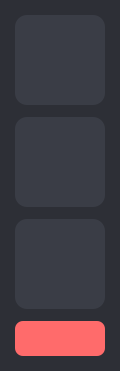
<?xml version="1.0" encoding="UTF-8"?>
<ui version="4.0">
 <class>MainWindow</class>
 <widget class="QMainWindow" name="MainWindow">
  <property name="windowModality">
   <enum>Qt::NonModal</enum>
  </property>
  <property name="enabled">
   <bool>true</bool>
  </property>
  <property name="geometry">
   <rect>
    <x>0</x>
    <y>0</y>
    <width>120</width>
    <height>371</height>
   </rect>
  </property>
  <property name="sizePolicy">
   <sizepolicy hsizetype="Fixed" vsizetype="Fixed">
    <horstretch>0</horstretch>
    <verstretch>0</verstretch>
   </sizepolicy>
  </property>
  <property name="minimumSize">
   <size>
    <width>120</width>
    <height>358</height>
   </size>
  </property>
  <property name="maximumSize">
   <size>
    <width>150</width>
    <height>16777215</height>
   </size>
  </property>
  <property name="windowTitle">
   <string>CapturePen</string>
  </property>
  <property name="windowIcon">
   <iconset>
    <normaloff>app_icon.ico</normaloff>app_icon.ico</iconset>
  </property>
  <property name="styleSheet">
   <string notr="true">
/* Ana Pencere Stili */
QMainWindow {
    background-color: #2d2f36; /* Koyu gri arkaplan */
    border-radius: 12px; /* Yuvarlak köşeler */
    color: #f0f0f0; /* Açık renk yazı */
    font-family: 'Segoe UI', sans-serif; /* Yazı tipi */
}
</string>
  </property>
  <widget class="QWidget" name="centralwidget">
   <layout class="QGridLayout" name="gridLayout">
    <property name="leftMargin">
     <number>15</number>
    </property>
    <property name="topMargin">
     <number>15</number>
    </property>
    <property name="rightMargin">
     <number>15</number>
    </property>
    <property name="bottomMargin">
     <number>15</number>
    </property>
    <property name="spacing">
     <number>12</number>
    </property>
    <item row="0" column="0">
     <widget class="QPushButton" name="pen">
      <property name="minimumSize">
       <size>
        <width>90</width>
        <height>90</height>
       </size>
      </property>
      <property name="toolTip">
       <string>Kalem</string>
      </property>
      <property name="styleSheet">
       <string notr="true">
/* Büyük Butonların Temel Stili */
QPushButton {
    background-color: #3a3d46; /* Orta koyu gri arkaplan */
    border-radius: 12px; /* Yuvarlak köşeler */
    border: none; /* Kenarlık yok */
    padding: 5px; /* İç boşluk */
}
QPushButton:hover {
    background-color: #4a4d56; /* Hover durumunda daha açık gri */
}
QPushButton:pressed {
    background-color: #2a2d36; /* Basılı durumunda daha koyu gri */
}
</string>
      </property>
      <property name="text">
       <string/>
      </property>
      <property name="icon">
       <iconset>
        <normaloff>cursors/pen-solid.svg</normaloff>cursors/pen-solid.svg</iconset>
      </property>
      <property name="iconSize">
       <size>
        <width>48</width>
        <height>48</height>
       </size>
      </property>
     </widget>
    </item>
    <item row="2" column="0">
     <widget class="QPushButton" name="settings_btn">
      <property name="minimumSize">
       <size>
        <width>90</width>
        <height>90</height>
       </size>
      </property>
      <property name="toolTip">
       <string>Ayarlar</string>
      </property>
      <property name="styleSheet">
       <string notr="true">
/* Büyük Butonların Temel Stili */
QPushButton {
    background-color: #3a3d46;
    border-radius: 12px;
    border: none;
    padding: 5px;
	icon-size:64px 64px;
}
QPushButton:hover {
    background-color: #4a4d56;
}
QPushButton:pressed {
    background-color: #2a2d36;
}
</string>
      </property>
      <property name="text">
       <string/>
      </property>
      <property name="icon">
       <iconset>
        <normaloff>cursors/settings.svg</normaloff>cursors/settings.svg</iconset>
      </property>
      <property name="iconSize">
       <size>
        <width>48</width>
        <height>48</height>
       </size>
      </property>
     </widget>
    </item>
    <item row="1" column="0">
     <widget class="QPushButton" name="ss">
      <property name="minimumSize">
       <size>
        <width>90</width>
        <height>90</height>
       </size>
      </property>
      <property name="toolTip">
       <string>Ekran Görüntüsü Al</string>
      </property>
      <property name="styleSheet">
       <string notr="true">
/* Büyük Butonların Temel Stili */
QPushButton {
    background-color: #3a3d46;
    border-radius: 12px;
    border: none;
    padding: 5px;
}
QPushButton:hover {
    background-color: #4a4d56;
}
QPushButton:pressed {
    background-color: #2a2d36;
}
</string>
      </property>
      <property name="text">
       <string/>
      </property>
      <property name="icon">
       <iconset>
        <normaloff>cursors/region.svg</normaloff>cursors/region.svg</iconset>
      </property>
      <property name="iconSize">
       <size>
        <width>48</width>
        <height>48</height>
       </size>
      </property>
     </widget>
    </item>
    <item row="4" column="0">
     <widget class="QPushButton" name="quit">
      <property name="minimumSize">
       <size>
        <width>50</width>
        <height>35</height>
       </size>
      </property>
      <property name="toolTip">
       <string>Çıkış</string>
      </property>
      <property name="styleSheet">
       <string notr="true">
/* Çıkış Butonu Stili */
QPushButton {
    background-color: #ff6b6b; /* Kırmızı arkaplan */
    color: white; /* Beyaz yazı */
    border: none;
    border-radius: 8px;
    padding: 5px 15px;
    font-weight: 600; /* Kalın yazı */
    font-size: 14px; /* Yazı boyutu */
}
QPushButton:hover {
    background-color: #ff4757; /* Hover durumunda daha koyu kırmızı */
}
QPushButton:pressed {
    background-color: #e53e3e; /* Basılı durumunda daha koyu kırmızı */
}
</string>
      </property>
      <property name="text">
       <string/>
      </property>
      <property name="icon">
       <iconset>
        <normaloff>circle-xmark-solid.svg</normaloff>circle-xmark-solid.svg</iconset>
      </property>
      <property name="iconSize">
       <size>
        <width>20</width>
        <height>20</height>
       </size>
      </property>
     </widget>
    </item>
   </layout>
  </widget>
 </widget>
 <resources/>
 <connections/>
</ui>
